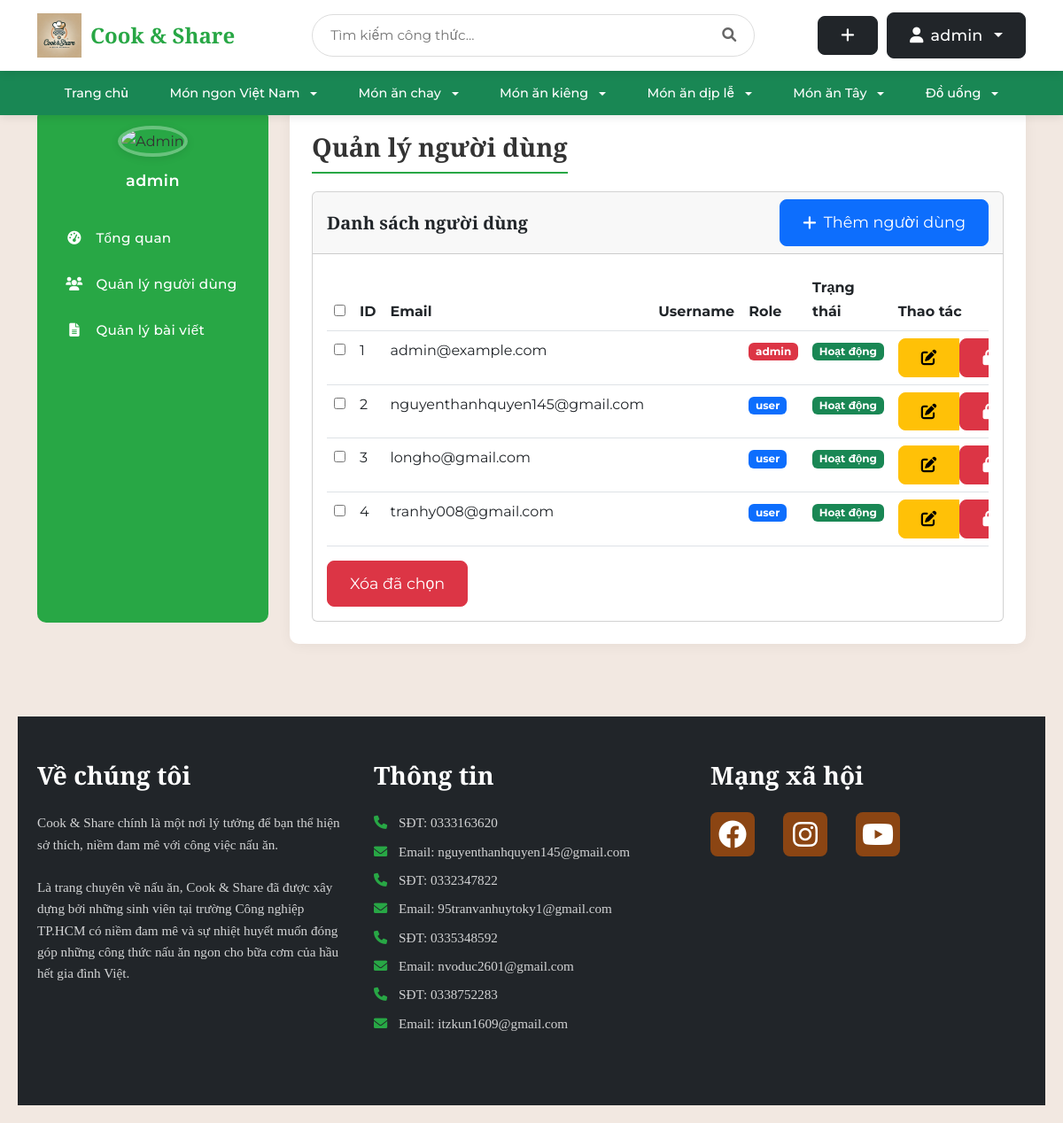
Page /auth/admin/users (signed in) on the committed database.
### tables this page shows
CREATE TABLE user (
    id INTEGER PRIMARY KEY AUTOINCREMENT,
    username TEXT UNIQUE NOT NULL,
    password TEXT NOT NULL,
    email TEXT UNIQUE NOT NULL,
    created TIMESTAMP NOT NULL DEFAULT CURRENT_TIMESTAMP,
    avatar_path TEXT,
    role TEXT NOT NULL DEFAULT 'user',
    is_blocked BOOLEAN NOT NULL DEFAULT 0,
    gender TEXT,
    birthdate DATE,
    phone TEXT
);

### share_recipe/auth.py (the view)
@bp.route('/admin/users', methods=('GET',))
@login_required
def admin_users():
    if g.user['role'] != 'admin':
        abort(403)  # Chỉ admin mới có quyền truy cập
    db = get_db()
    users = db.execute('SELECT id, email, role FROM user').fetchall()
    return render_template('admin/users.html', users=users)

### share_recipe/templates/admin/users.html (shortened to what this page needs)
{% extends 'admin/base_admin.html' %}
{% block admin_title %}Quản lý người dùng{% endblock %}
{% block admin_content %}
<div class="card">
    <div class="card-header d-flex justify-content-between align-items-center">
        <h5 class="card-title mb-0">Danh sách người dùng</h5>
        <a href="{{ url_for('admin.create_user') }}" class="btn btn-primary">
            <i class="fas fa-plus"></i> Thêm người dùng
        </a>
    </div>
    <div class="card-body">
        <div class="table-responsive">
            <table class="table table-hover">
                <thead>
                    <tr>
                        <th><input type="checkbox" id="select-all-users"></th>
                        <th>ID</th>
                        <th>Email</th>
                        <th>Username</th>
                        <th>Role</th>
                        <th>Trạng thái</th>
                        <th>Thao tác</th>
                    </tr>
                </thead>
                <tbody>
                    {% for user in users %}
                    <tr>
                        <td><input type="checkbox" class="select-user" value="{{ user['id'] }}"></td>
                        <td>{{ user['id'] }}</td>
                        <td>{{ user['email'] }}</td>
                        <td>{{ user['username'] }}</td>
                        <td>
                            <span class="badge {% if user['role'] == 'admin' %}bg-danger{% else %}bg-primary{% endif %}">
                                {{ user['role'] }}
                            </span>
                        </td>
                        <td>
                            {% if user['is_blocked'] %}
                            <span class="badge bg-danger">Bị khóa</span>
                            {% else %}
                            <span class="badge bg-success">Hoạt động</span>
                            {% endif %}
                        </td>
                        <td>
                            <div class="btn-group">
                                <a href="{{ url_for('admin.update_user', id=user['id']) }}" class="btn btn-warning btn-sm" title="Sửa">
                                    <i class="fas fa-edit"></i>
                                </a>
                                {% if user['is_blocked'] %}
                                <form action="{{ url_for('admin.unblock_user', id=user['id']) }}" method="post" style="display: inline;">
                                    <button type="submit" class="btn btn-success btn-sm" title="Mở khóa">
                                        <i class="fas fa-unlock"></i>
                                    </button>
                                </form>
                                {% else %}
                                <form action="{{ url_for('admin.block_user', id=user['id']) }}" method="post" style="display: inline;">
                                    <button type="submit" class="btn btn-danger btn-sm" title="Khóa">
                                        <i class="fas fa-lock"></i>
                                    </button>
                                </form>
                                {% endif %}
                            </div>
                        </td>
                    </tr>
                    {% endfor %}
                </tbody>
            </table>
        </div>
        <button type="button" class="btn btn-danger" id="delete-selected-users">Xóa đã chọn</button>
    </div>
</div>
{% endblock %}

### share_recipe/templates/admin/base_admin.html (shortened to what this page needs)
{% extends 'base.html' %}
{% block content %}
<div class="admin-layout">
    <div class="container">
        <div class="row">
            <div class="col-md-3 mb-4">
                <div class="sidebar">
                    <div class="text-center mb-4">
                        {% if g.user['avatar_path'] %}
                            <img src="{{ url_for('static', filename=g.user['avatar_path']) }}" alt="Admin" class="admin-avatar">
                        {% else %}
                            <img src="{{ url_for('static', filename='uploads/default-avatar.png') }}" alt="Admin" class="admin-avatar">
                        {% endif %}
                        <div class="admin-name">{{ g.user['username'] }}</div>
                    </div>
                    <ul class="nav flex-column">
                        <li class="nav-item">
                            <a class="nav-link {% if request.endpoint == 'admin.dashboard' %}active{% endif %}" href="{{ url_for('admin.dashboard') }}">
                                <i class="fas fa-tachometer-alt"></i> Tổng quan
                            </a>
                        </li>
                        <li class="nav-item">
                            <a class="nav-link {% if request.endpoint == 'admin.users' %}active{% endif %}" href="{{ url_for('admin.users') }}">
                                <i class="fas fa-users"></i> Quản lý người dùng
                            </a>
                        </li>
                        <li class="nav-item">
                            <a class="nav-link {% if request.endpoint == 'admin.posts' %}active{% endif %}" href="{{ url_for('admin.posts') }}">
                                <i class="fas fa-file-alt"></i> Quản lý bài viết
                            </a>
                        </li>
                    </ul>
                </div>
            </div>
            <div class="col-md-9">
                <div class="content-wrapper">
                    <div class="d-flex justify-content-between flex-wrap flex-md-nowrap align-items-center">
                        <h1 class="content-title">{% block admin_title %}{% endblock %}</h1>
                    </div>
                    {% block admin_content %}{% endblock %}
                </div>
            </div>
        </div>
    </div>
</div>
{% endblock %}

### share_recipe/templates/base.html (shortened to what this page needs)
<!DOCTYPE html>
<html>
<head>
    <link rel="stylesheet" href="https://cdn.jsdelivr.net/npm/bootstrap@5.3.0/dist/css/bootstrap.min.css">
    <link rel="stylesheet" href="https://cdnjs.cloudflare.com/ajax/libs/font-awesome/6.0.0/css/all.min.css">
    {% block head %}
    <link rel="stylesheet" href="{{ url_for('static', filename='base.css') }}">
    <link rel="stylesheet" href="{{ url_for('static', filename='login.css') }}">
    <link rel="stylesheet" href="{{ url_for('static', filename='register.css') }}">
    <link rel="stylesheet" href="{{ url_for('static', filename='index.css') }}">
    <link rel="stylesheet" href="{{ url_for('static', filename='detail.css') }}">
    {% endblock %}
</head>
<body>
    <nav class="navbar navbar-expand-lg">
        <div class="container">
            <a class="navbar-brand" href="{{ url_for('blog.index') }}">
                <img src="{{ url_for('static', filename='uploads/logo/Logo_home.webp') }}" alt="Cook & Share" style="height: 50px;">
                <span class="brand-text">Cook & Share</span>
            </a>
            <div class="search-container">
                <form action="{{ url_for('blog.search') }}" method="get" class="search-box">
                    <input type="text" name="q" class="search-input" placeholder="Tìm kiếm công thức..." value="{{ request.args.get('q', '') }}">
                    <button type="submit" class="search-button">
                        <i class="fas fa-search"></i>
                    </button>
                </form>
            </div>
            <div class="user-actions">
                {% if g.user %}
                    <a href="{{ url_for('blog.create') }}" class="btn btn-dark btn-custom" title="Tạo công thức mới">
                        <i class="fas fa-plus"></i>
                    </a>
                    <div class="dropdown">
                        <button class="btn btn-dark btn-custom dropdown-toggle" type="button" id="userDropdown" data-bs-toggle="dropdown" aria-expanded="false">
                            {% if g.user.avatar_path %}
                                <img src="{{ url_for('static', filename=g.user.avatar_path) }}" class="user-avatar" alt="Avatar">
                            {% else %}
                                <i class="fas fa-user"></i>
                            {% endif %}
                            {{ g.user['username'] }}
                        </button>
                    </div>
                {% endif %}
            </div>
        </div>
    </nav>
    <nav class="navbar navbar-expand-lg bg-success">
        <div class="container">
            <div class="collapse navbar-collapse justify-content-center" id="categoryNav">
                <ul class="navbar-nav">
                    <li class="nav-item">
                        <a class="nav-link text-white" href="{{ url_for('blog.index') }}">Trang chủ</a>
                    </li>
                    <li class="nav-item dropdown">
                        <a class="nav-link text-white dropdown-toggle" href="#" role="button" data-bs-toggle="dropdown" aria-expanded="false">
                            Món ngon Việt Nam
                        </a>
                    </li>
                    <li class="nav-item dropdown">
                        <a class="nav-link text-white dropdown-toggle" href="#" role="button" data-bs-toggle="dropdown" aria-expanded="false">
                            Món ăn chay
                        </a>
                    </li>
                    <li class="nav-item dropdown">
                        <a class="nav-link text-white dropdown-toggle" href="#" role="button" data-bs-toggle="dropdown" aria-expanded="false">
                            Món ăn kiêng
                        </a>
                    </li>
                    <li class="nav-item dropdown">
                        <a class="nav-link text-white dropdown-toggle" href="#" role="button" data-bs-toggle="dropdown" aria-expanded="false">
                            Món ăn dịp lễ
                        </a>
                    </li>
                    <li class="nav-item dropdown">
                        <a class="nav-link text-white dropdown-toggle" href="#" role="button" data-bs-toggle="dropdown" aria-expanded="false">
                            Món ăn Tây
                        </a>
                    </li>
                    <li class="nav-item dropdown">
                        <a class="nav-link text-white dropdown-toggle" href="#" role="button" data-bs-toggle="dropdown" aria-expanded="false">
                            Đồ uống
                        </a>
                    </li>
                </ul>
            </div>
        </div>
    </nav>
    <div class="main-container">
        <div class="content">
            {% block content %}{% endblock %}
        </div>
    </div>
    <footer class="footer bg-dark text-white py-5">
        <div class="container">
            <div class="row">
                <div class="col-md-4 mb-4">
                    <h2 class="footer-heading mb-4">Về chúng tôi</h2>
                    <p>Cook & Share chính là một nơi lý tưởng để bạn thể hiện sở thích, niềm đam mê với công việc nấu ăn.</p>
                    <p>Là trang chuyên về nấu ăn, Cook & Share đã được xây dựng bởi những sinh viên tại trường Công nghiệp TP.HCM có niềm đam mê và sự nhiệt huyết muốn đóng góp những công thức nấu ăn ngon cho bữa cơm của hầu hết gia đình Việt.</p>
                </div>
                <div class="col-md-4 mb-4">
                    <h2 class="footer-heading mb-4">Thông tin</h2>
                    <div class="contact-info">
                        <p><i class="fas fa-phone me-2"></i>SĐT: 0333163620</p>
                        <p><i class="fas fa-envelope me-2"></i>Email: nguyenthanhquyen145@gmail.com</p>
                        <p><i class="fas fa-phone me-2"></i>SĐT: 0332347822</p>
                        <p><i class="fas fa-envelope me-2"></i>Email: 95tranvanhuytoky1@gmail.com</p>
                        <p><i class="fas fa-phone me-2"></i>SĐT: 0335348592</p>
                        <p><i class="fas fa-envelope me-2"></i>Email: nvoduc2601@gmail.com</p>
                        <p><i class="fas fa-phone me-2"></i>SĐT: 0338752283</p>
                        <p><i class="fas fa-envelope me-2"></i>Email: itzkun1609@gmail.com</p>
                    </div>
                </div>
                <div class="col-md-4 mb-4">
                    <h2 class="footer-heading mb-4">Mạng xã hội</h2>
                    <div class="social-links">
                        <a href="https://web.facebook.com/thah.wuyen/" class="social-link me-3">
                            <i class="fab fa-facebook fa-2x"></i>
                        </a>
                        <a href="https://www.instagram.com/_thah.wuyen_js/" class="social-link me-3">
                            <i class="fab fa-instagram fa-2x"></i>
                        </a>
                        <a href="https://www.youtube.com/@silverbullets8727" class="social-link">
                            <i class="fab fa-youtube fa-2x"></i>
                        </a>
                    </div>
                </div>
            </div>
        </div>
    </footer>
</body>
</html>

### rows in the picture
user: user.username "admin", id "1", email "admin@example.com", role "admin"
user: id "2", email "nguyenthanhquyen145@gmail.com", role "user"
user: id "3", email "longho@gmail.com", role "user"
user: id "4", email "tranhy008@gmail.com", role "user"
